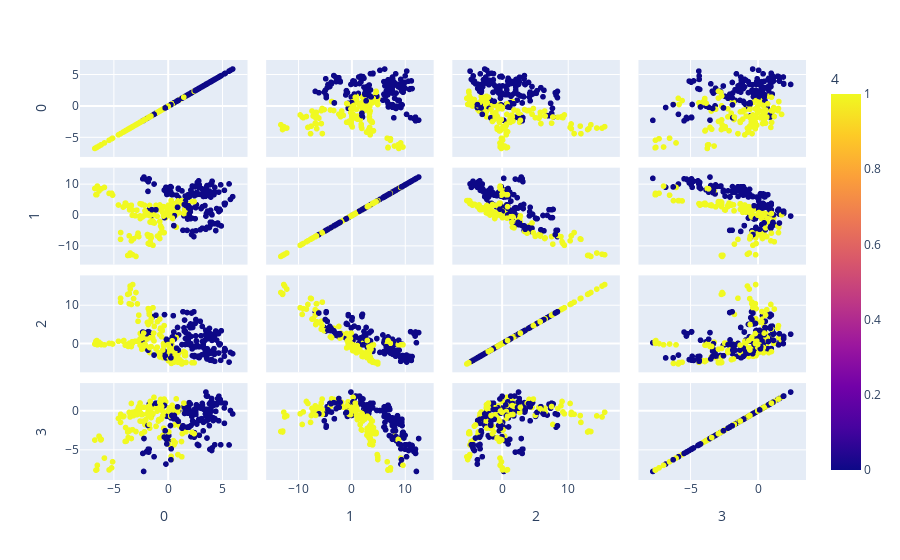

The cell this chart's notebook holds for it:
### Code cell
fig = px.scatter_matrix(df_test,
    dimensions=[0,1,2,3],
    color=4)
fig.show()

### Figure 1 — Plotly figure (JSON) as saved in the notebook; plotly's stock layout.template omitted (floating-point values rounded to 4 significant figures; data arrays with more than 128 entries replaced by an {"elided": "..."} marker saying what was removed)
{"data": [{"dimensions": [{"axis": {"matches": true}, "label": "0", "values": {"elided": "275 float values"}}, {"axis": {"matches": true}, "label": "1", "values": {"elided": "275 float values"}}, {"axis": {"matches": true}, "label": "2", "values": {"elided": "275 float values"}}, {"axis": {"matches": true}, "label": "3", "values": {"elided": "275 float values"}}], "hovertemplate": "%{xaxis.title.text}=%{x}<br>%{yaxis.title.text}=%{y}<br>4=%{marker.color}<extra></extra>", "legendgroup": "", "marker": {"color": {"elided": "275 int values"}, "coloraxis": "coloraxis", "symbol": "circle"}, "name": "", "showlegend": false, "type": "splom"}], "layout": {"coloraxis": {"colorbar": {"title": {"text": "4"}}, "colorscale": [[0, "#0d0887"], [0.1111, "#46039f"], [0.2222, "#7201a8"], [0.3333, "#9c179e"], [0.4444, "#bd3786"], [0.5556, "#d8576b"], [0.6667, "#ed7953"], [0.7778, "#fb9f3a"], [0.8889, "#fdca26"], [1, "#f0f921"]]}, "dragmode": "select", "legend": {"tracegroupgap": 0}, "margin": {"t": 60}}}
